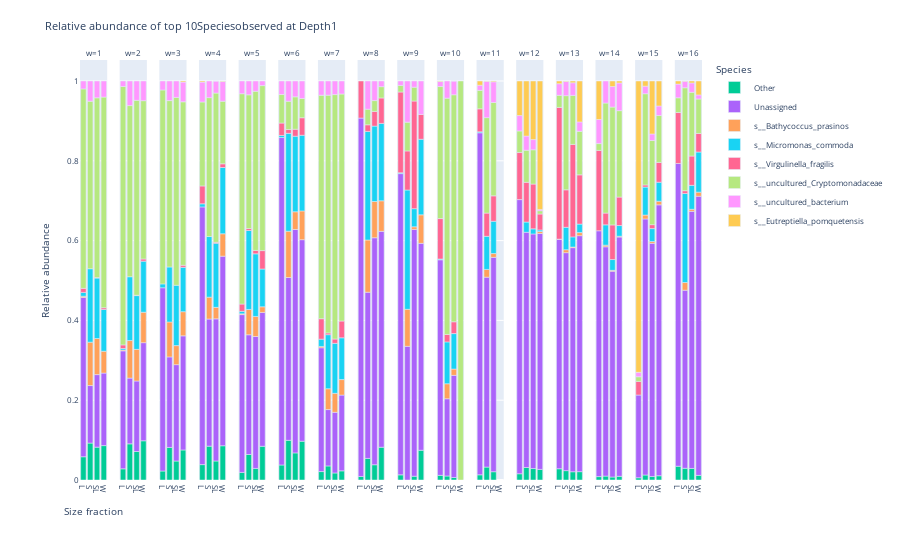

Notebook code for this chart:
### Code cell
taxbarplot(newseparated, 'Species', 1, 5, palette_dict)
